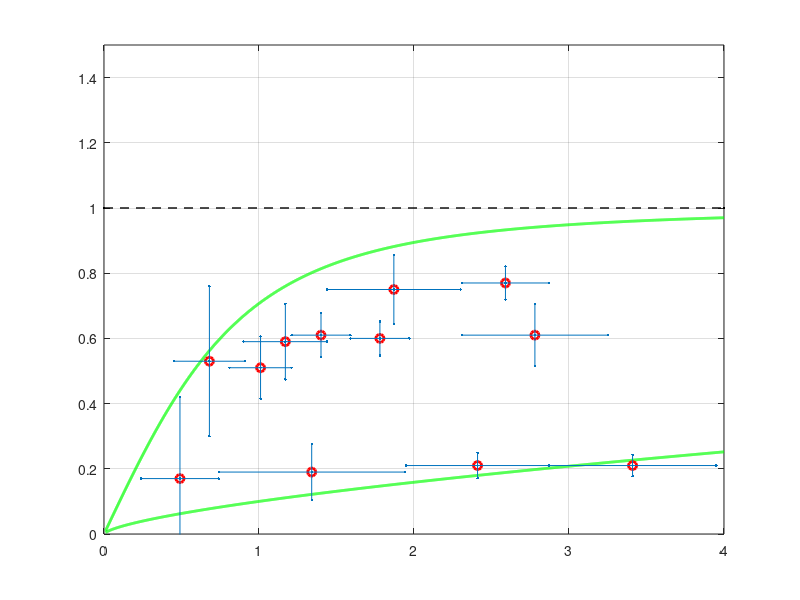

MATLAB code to generate this figure:
clear
    figure
%% create mathematic function for method proba

q=0.01:0.001:4;

W=q./sqrt(1+q.^2);

plot(q,W,'g','LineWidth',2); grid on
    hold on
    

Wdiss=0.1*q.^(2/3);
        hold on
plot(q,Wdiss,'g','LineWidth',2);
        hold on
        
%% POINTs

    W0=[.17 .19 .21 .21 .53 .59 .75 .77 .51 .61 .6 .61];
    qh=[.49 1.34 2.41 3.41 .68 1.17 1.87 2.59 1.01 1.4 1.78 2.78];
        dqx=[.25 .6 .46 .54 .23 .27 .43 .28 .2 .19 .19 .47];
    qz=[2.69 6.72 11.29 15.76 .39 1.24 1.29 1.85 1.36 1.53 2.17 3];
    q=[2.73 6.85 11.55 16.12 .78 1.7 2.28 3.18 1.69 2.07 2.81 3.86];


    
for i=1:length(W0)
    
        hold on
plot(qh(i),W0(i),'or','LineWidth',2);
        hold on
        
        d1=qh(i)-dqx(i);
        d2=qh(i)+dqx(i);
line([qh(i) d1],[W0(i) W0(i)],'Marker','.','LineStyle','-'); hold on
line([qh(i) d2],[W0(i) W0(i)],'Marker','.','LineStyle','-'); hold on        
        if qh(i)<1
          dw(i)=dqx(i);
            dw1=W0(i)-dw(i);
            dw2=W0(i)+dw(i);
    line([qh(i) qh(i)],[W0(i) dw1],'Marker','.','LineStyle','-'); hold on
    line([qh(i) qh(i)],[W0(i) dw2],'Marker','.','LineStyle','-'); hold on
set(gca,'YLim',[0 1.5]);
        elseif qh(i)>1
          Vg=qz(i)/q(i)^2;
          dw(i)=Vg*dqx(i);
            dw1=W0(i)-dw(i);
            dw2=W0(i)+dw(i);
    line([qh(i) qh(i)],[W0(i) dw1],'Marker','.','LineStyle','-'); hold on
    line([qh(i) qh(i)],[W0(i) dw2],'Marker','.','LineStyle','-'); hold on
        end
end

line([0 4],[1 1],'Marker','.','LineStyle','--','LineWidth',1,'Color','k'); hold on
